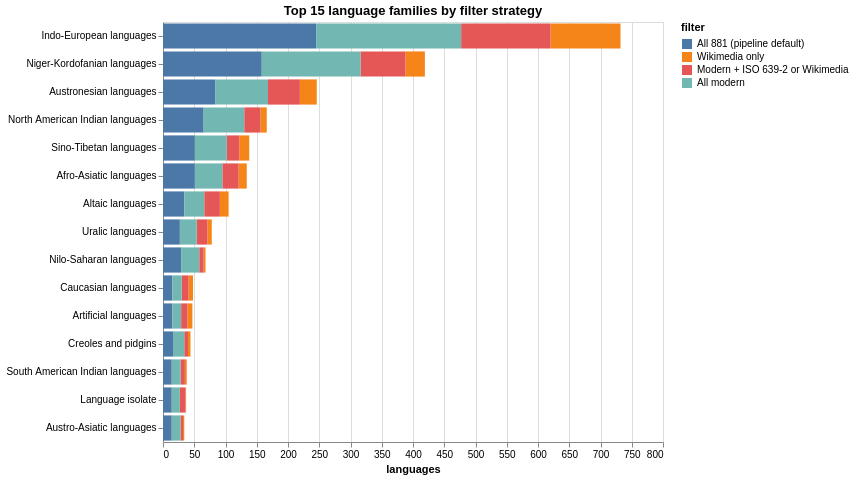

Notebook cell for this chart:
### Markdown cell above
### Raw Family Distribution by Target-Set Filter

This first chart deliberately uses the raw `family_name` column. At this point I am not yet asking whether the family labels are the best linguistic categories. I am asking what the generated language list looks like before Glottolog reconciliation, and how that composition changes under the candidate target-set filters from §1.3.

### Code cell
family_rows = []
for label, mask in filters.items():
    subset = df[mask]
    counts = subset["family_name"].fillna("Unknown / unassigned").value_counts().reset_index()
    counts.columns = ["family", "count"]
    counts["filter"] = label
    family_rows.append(counts)
family_long = pd.concat(family_rows, ignore_index=True)

# Focus on top 15 families across all filters
top_families = (
    family_long.groupby("family")["count"].sum()
    .nlargest(15).index.tolist()
)
plot_df = family_long[family_long["family"].isin(top_families)]

alt.Chart(plot_df).mark_bar().encode(
    x=alt.X("count:Q", title="languages"),
    y=alt.Y("family:N", sort="-x", title=None),
    color=alt.Color("filter:N", sort=list(filters.keys()),
        scale=alt.Scale(scheme="tableau10"), title="filter"),
    xOffset="filter:N",
    tooltip=["filter:N", "family:N", "count:Q"],
).properties(
    width=500, height=420,
    title="Top 15 language families by filter strategy",
)

### Figure 1 — Vega-Lite specification as saved in the notebook (floating-point values rounded to 4 significant figures)
{"config": {"view": {"continuousWidth": 300, "continuousHeight": 300}}, "data": {"name": "data-0f288342d9801aa5c65f6022779a7fda"}, "mark": {"type": "bar"}, "encoding": {"color": {"field": "filter", "scale": {"scheme": "tableau10"}, "sort": ["All 881 (pipeline default)", "Wikimedia only", "Modern + ISO 639-2 or Wikimedia", "All modern"], "title": "filter", "type": "nominal"}, "tooltip": [{"field": "filter", "type": "nominal"}, {"field": "family", "type": "nominal"}, {"field": "count", "type": "quantitative"}], "x": {"field": "count", "title": "languages", "type": "quantitative"}, "xOffset": {"field": "filter", "type": "nominal"}, "y": {"field": "family", "sort": "-x", "title": null, "type": "nominal"}}, "height": 420, "title": "Top 15 language families by filter strategy", "width": 500, "$schema": "https://vega.github.io/schema/vega-lite/v6.1.0.json", "datasets": {"data-0f288342d9801aa5c65f6022779a7fda": [{"family": "Indo-European languages", "count": 245, "filter": "All 881 (pipeline default)"}, {"family": "Niger-Kordofanian languages", "count": 158, "filter": "All 881 (pipeline default)"}, {"family": "Austronesian languages", "count": 84, "filter": "All 881 (pipeline default)"}, {"family": "North American Indian languages", "count": 65, "filter": "All 881 (pipeline default)"}, {"family": "Afro-Asiatic languages", "count": 51, "filter": "All 881 (pipeline default)"}, {"family": "Sino-Tibetan languages", "count": 51, "filter": "All 881 (pipeline default)"}, {"family": "Altaic languages", "count": 34, "filter": "All 881 (pipeline default)"}, {"family": "Nilo-Saharan languages", "count": 29, "filter": "All 881 (pipeline default)"}, {"family": "Uralic languages", "count": 27, "filter": "All 881 (pipeline default)"}, {"family": "Creoles and pidgins", "count": 17, "filter": "All 881 (pipeline default)"}, {"family": "Caucasian languages", "count": 15, "filter": "All 881 (pipeline default)"}, {"family": "Artificial languages", "count": 15, "filter": "All 881 (pipeline default)"}, {"family": "Language isolate", "count": 14, "filter": "All 881 (pipeline default)"}, {"family": "South American Indian languages", "count": 14, "filter": "All 881 (pipeline default)"}, {"family": "Austro-Asiatic languages", "count": 14, "filter": "All 881 (pipeline default)"}, {"family": "Indo-European languages", "count": 112, "filter": "Wikimedia only"}, {"family": "Niger-Kordofanian languages", "count": 31, "filter": "Wikimedia only"}, {"family": "Austronesian languages", "count": 27, "filter": "Wikimedia only"}, {"family": "Sino-Tibetan languages", "count": 16, "filter": "Wikimedia only"}, {"family": "Altaic languages", "count": 14, "filter": "Wikimedia only"}, {"family": "Afro-Asiatic languages", "count": 13, "filter": "Wikimedia only"}, {"family": "North American Indian languages", "count": 10, "filter": "Wikimedia only"}, {"family": "Artificial languages", "count": 8, "filter": "Wikimedia only"}, {"family": "Caucasian languages", "count": 7, "filter": "Wikimedia only"}, {"family": "Uralic languages", "count": 7, "filter": "Wikimedia only"}, {"family": "Creoles and pidgins", "count": 4, "filter": "Wikimedia only"}, {"family": "South American Indian languages", "count": 3, "filter": "Wikimedia only"}, {"family": "Nilo-Saharan languages", "count": 3, "filter": "Wikimedia only"}, {"family": "Austro-Asiatic languages", "count": 2, "filter": "Wikimedia only"}, {"family": "Language isolate", "count": 1, "filter": "Wikimedia only"}, {"family": "Indo-European languages", "count": 143, "filter": "Modern + ISO 639-2 or Wikimedia"}, {"family": "Niger-Kordofanian languages", "count": 72, "filter": "Modern + ISO 639-2 or Wikimedia"}, {"family": "Austronesian languages", "count": 51, "filter": "Modern + ISO 639-2 or Wikimedia"}, {"family": "Afro-Asiatic languages", "count": 26, "filter": "Modern + ISO 639-2 or Wikimedia"}, {"family": "North American Indian languages", "count": 26, "filter": "Modern + ISO 639-2 or Wikimedia"}, {"family": "Altaic languages", "count": 25, "filter": "Modern + ISO 639-2 or Wikimedia"}, {"family": "Sino-Tibetan languages", "count": 20, "filter": "Modern + ISO 639-2 or Wikimedia"}, {"family": "Uralic languages", "count": 17, "filter": "Modern + ISO 639-2 or Wikimedia"}, {"family": "Caucasian languages", "count": 11, "filter": "Modern + ISO 639-2 or Wikimedia"}, {"family": "Artificial languages", "count": 10, "filter": "Modern + ISO 639-2 or Wikimedia"}, {"family": "Language isolate", "count": 9, "filter": "Modern + ISO 639-2 or Wikimedia"}, {"family": "Nilo-Saharan languages", "count": 7, "filter": "Modern + ISO 639-2 or Wikimedia"}, {"family": "South American Indian languages", "count": 7, "filter": "Modern + ISO 639-2 or Wikimedia"}, {"family": "Creoles and pidgins", "count": 6, "filter": "Modern + ISO 639-2 or Wikimedia"}, {"family": "Austro-Asiatic languages", "count": 4, "filter": "Modern + ISO 639-2 or Wikimedia"}, {"family": "Indo-European languages", "count": 232, "filter": "All modern"}, {"family": "Niger-Kordofanian languages", "count": 158, "filter": "All modern"}, {"family": "Austronesian languages", "count": 84, "filter": "All modern"}, {"family": "North American Indian languages", "count": 65, "filter": "All modern"}, {"family": "Sino-Tibetan languages", "count": 51, "filter": "All modern"}, {"family": "Afro-Asiatic languages", "count": 44, "filter": "All modern"}, {"family": "Altaic languages", "count": 32, "filter": "All modern"}, {"family": "Nilo-Saharan languages", "count": 29, "filter": "All modern"}, {"family": "Uralic languages", "count": 27, "filter": "All modern"}, {"family": "Creoles and pidgins", "count": 17, "filter": "All modern"}, {"family": "Caucasian languages", "count": 15, "filter": "All modern"}, {"family": "Artificial languages", "count": 14, "filter": "All modern"}, {"family": "South American Indian languages", "count": 14, "filter": "All modern"}, {"family": "Austro-Asiatic languages", "count": 14, "filter": "All modern"}, {"family": "Language isolate", "count": 13, "filter": "All modern"}]}}
